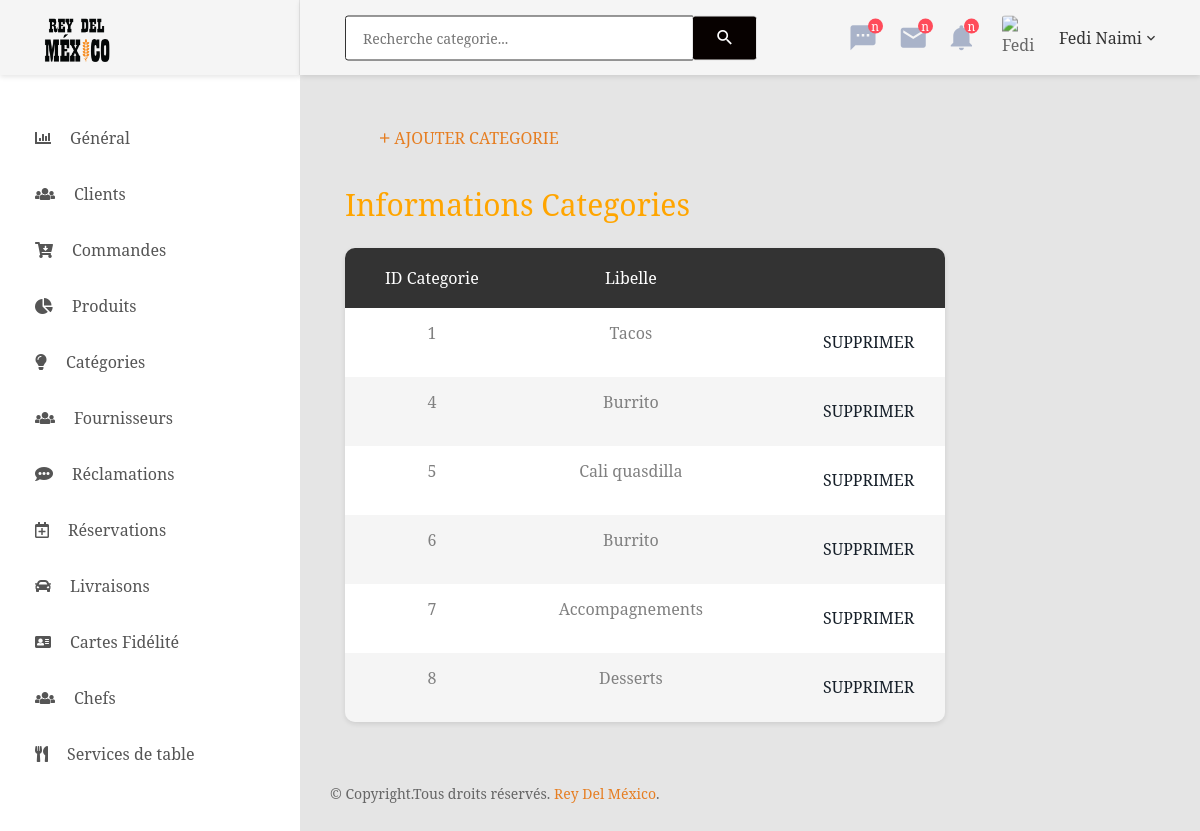
Screenshot of /view/back/showCategorie.php with the database file from the repository.
### tables this page shows
CREATE TABLE `categorie` (
  `id_categorie` int(11) NOT NULL,
  `libelle` varchar(50) NOT NULL
);

### controller/categorieC.php (called while the page is built, shortened)
<?php
class categorieC{
    function afficherCategorie()
    {
      $sql = " SELECT * FROM categorie ";
      $db = config::getConnexion();
      try {
        $liste= $db->query($sql);
        return $liste;
      } catch(Exception $e) {
          die('Erreur: ' .$e->getMessage());
      }
    }
	}

### view/back/showCategorie.php (the view, shortened to what this page needs)
<?PHP
	include "../../controller/categorieC.php";
	$categorieC = new categorieC();
	$listeCategorie= $categorieC->afficherCategorie();
?>
<!DOCTYPE html>
<html lang="en">
<head>
	<link href="css/font-face.css" rel="stylesheet" media="all">
	<link href="vendor/font-awesome-4.7/css/font-awesome.min.css" rel="stylesheet" media="all">
	<link href="vendor/font-awesome-5/css/fontawesome-all.min.css" rel="stylesheet" media="all">
	<link href="vendor/mdi-font/css/material-design-iconic-font.min.css" rel="stylesheet" media="all">
	<link href="vendor/bootstrap-4.1/bootstrap.min.css" rel="stylesheet" media="all">
	<link href="vendor/animsition/animsition.min.css" rel="stylesheet" media="all">
	<link href="vendor/bootstrap-progressbar/bootstrap-progressbar-3.3.4.min.css" rel="stylesheet" media="all">
	<link href="vendor/wow/animate.css" rel="stylesheet" media="all">
	<link href="vendor/css-hamburgers/hamburgers.min.css" rel="stylesheet" media="all">
	<link href="vendor/slick/slick.css" rel="stylesheet" media="all">
	<link href="vendor/select2/select2.min.css" rel="stylesheet" media="all">
	<link href="vendor/perfect-scrollbar/perfect-scrollbar.css" rel="stylesheet" media="all">
	<link href="css/theme.css" rel="stylesheet" media="all">
</head>
<body class="animsition">
    <div class="page-wrapper">
        <aside class="menu-sidebar d-none d-lg-block">
            <div class="logo">
                <a href="#">
                    <img src="images/icon/logo.png" alt="Cool Admin" />
                </a>
            </div>
            <div class="menu-sidebar__content js-scrollbar1">
                <nav class="navbar-sidebar">
                    <ul class="list-unstyled navbar__list">
                        <li class="has-sub">
                            <a class="js-arrow" href="index.php">
                                <i class="fa fa-bar-chart"></i>Général</a>
                        </li>
                        <li>
                            <a href="showClientlient.php">
                                <i class="fas fa-users"></i>Clients</a>
                        </li>
                        <li>
                            <a href="showCommande.php">
                                <i class="fas fa-cart-arrow-down"></i>Commandes</a>
                        </li>
                        <li>
                            <a href="showProduit.php">
                                <i class="fa fa-pie-chart"></i>Produits</a>
                        </li>
                        <li>
                            <a href="showCategorie.php">
                                <i class="fa fa-lightbulb-o"></i>Catégories</a>
                        </li>
                        <li>
                            <a href="showFournisseur.php">
                                <i class="fas fa-users"></i>Fournisseurs</a>
                        </li>
                        <li>
                            <a href="showReclamation.php">
                                <i class="fas fa-comment-alt"></i>Réclamations</a>
                        </li>
                        <li>
                            <a href="showReservation.php">
                                <i class="far fa-calendar-plus"></i>Réservations</a>
                        </li>
                        <li>
                            <a href="showLivraison.php">
                                <i class="fa fa-automobile" ></i>Livraisons</a>
                        </li>
                        <li>
                            <a href="showCarteFidelite.php">
                                <i class="fa fa-address-card"></i>Cartes Fidélité</a>
                        </li>
                        <li>
                            <a href="showChef.php">
                                <i class="fas fa-users"></i>Chefs</a>
                        </li>
                        <li>
                            <a href="showService.php">
                                <i class="	fas fa-utensils"></i>Services de table</a>
                        </li>
                        <li>
                            <a href="showLocal.php">
                                <i class="fas fa-map-marker-alt"></i>Locaux</a>
                        </li>
                            </ul>
                </nav>
            </div>
        </aside>
		<div class="page-container">
			<header class="header-desktop">
				<div class="section__content section__content--p30">
					<div class="container-fluid">
						<div class="header-wrap">
							<form class="form-header" action="" method="POST">
								<input class="au-input au-input--xl" type="text" name="search" placeholder="Recherche categorie..." />
								<button class="au-btn--submit" type="submit">
									<i class="zmdi zmdi-search"></i>
								</button>
							</form>
							<div class="header-button">
                                <div class="noti-wrap">
                                    <div class="noti__item js-item-menu">
                                        <i class="zmdi zmdi-comment-more"></i>
                                        <span class="quantity">n</span>
                                    </div>
                                    <div class="noti__item js-item-menu">
                                        <i class="zmdi zmdi-email"></i>
                                        <span class="quantity">n</span>
                                    </div>
                                    <div class="noti__item js-item-menu">
                                        <i class="zmdi zmdi-notifications"></i>
                                        <span class="quantity">n</span>
                                    </div>
                                </div>
                                <div class="account-wrap">
                                    <div class="account-item clearfix js-item-menu">
                                        <div class="image">
                                            <img src="images/icon/avatar-01.jpg" alt="Fedi Naimi" />
                                        </div>
                                        <div class="content">
                                            <a class="js-acc-btn" href="#">fedi naimi</a>
                                        </div>
                                    </div>
                                </div>
                            </div>
                        </div>
                    </div>
                </div>
            </header>
			<div class="main-content">
				<div class="section__content section__content--p30">
					<div class="container-fluid">
						<div class="row">
                            <div class="col-md-12">
                                <div class="overview-wrap">
                                    <button class="au-btn au-btn-icon au-btn--blue">
                                        <a href="addCategorie.php">  <i class="zmdi zmdi-plus text-center"></i>Ajouter Categorie</button></a>
                                </div>
                            </div>
                        </div>
						<div class="row">
                            <div class="col-lg-9">
								<br>
                                <h2 class="title-1 m-b-25">Informations Categories</h2>
                                <div class="table-responsive table--no-card m-b-40">
                                    <table class="table table-borderless table-striped table-earning">
                                        <thead>
                                            <tr>
                                                <th class="text-center">ID Categorie</th>
                                                <th class="text-center">Libelle</th>
                                                <th class="text-center"></th>
                                            </tr>
                                        </thead>
                                        <tbody>
                                        <?PHP
foreach($listeCategorie as $categorie){
?>
<tr>
<td class="text-center"><?PHP echo $categorie['id_categorie']; ?></td>
<td class="text-center"><?PHP echo $categorie['libelle']; ?></td>
<td class="text-center">
<form method="POST" action="deleteCategorie.php">
<button type="submit" name="supprimer" class="au-btn au-btn-icon au-btn--blue">
 <i class="zmdi zmdi"></i>Supprimer</button>
 </form>
 </td>
</tr>
<?PHP
}
?>
                                        </tbody>
                                    </table>
                                </div>
                            </div>
						<div class="row">
								<div class="col-md-12">
										<div class="copyright">
												<p>&copy; Copyright.Tous droits réservés. <a href="1.html">Rey Del México</a>.</p>
										</div>
								</div>
						</div>
					</div>
				</div>
			</div>
		</div>
	</div>
</body>
</html>

### rows the page displays
categorie: id_categorie "1", libelle "Tacos"
categorie: id_categorie "4", libelle "Burrito"
categorie: id_categorie "5", libelle "Cali quasdilla"
categorie: id_categorie "6", libelle "Burrito"
categorie: id_categorie "7", libelle "Accompagnements"
categorie: id_categorie "8", libelle "Desserts"
